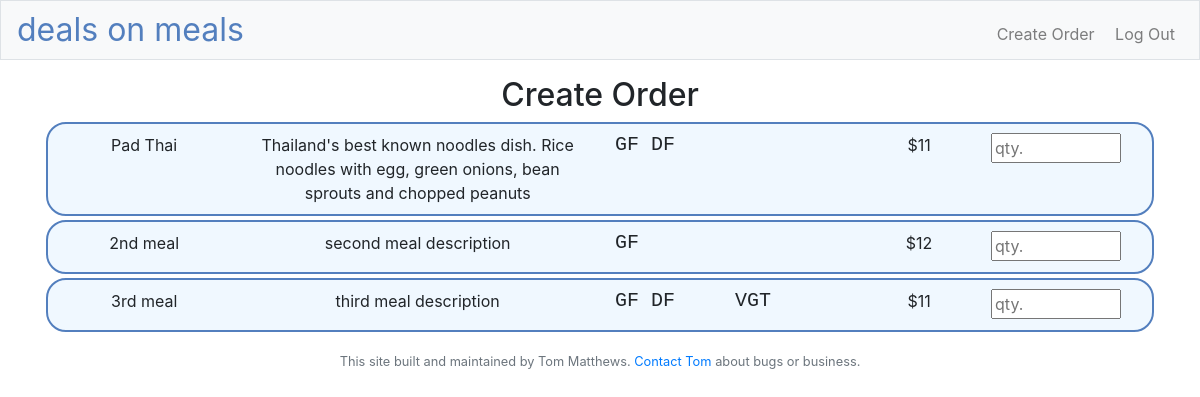
/createOrder (signed in), run on the app's committed database.
### models.py (models this page shows, shortened)
class Meal(db.Model):
    __tablename__ = "meal"
    id = db.Column(db.Integer, primary_key=True)
    title = db.Column(db.String(), nullable=False)
    desc = db.Column(db.String(), nullable=False)
    gf = db.Column(db.Boolean(), nullable=False, default=False)
    df = db.Column(db.Boolean(),  nullable=False, default=False)
    vgt = db.Column(db.Boolean(),  nullable=False, default=False)
    vgn = db.Column(db.Boolean(),  nullable=False, default=False)
    archived = db.Column(db.Boolean(), nullable=False, default=False)
    price = db.Column(db.Integer, nullable=False, default=11)

### app.py (the view)
@app.route("/createOrder")
@login_required
def createOrder():
    meals = Meal.query.all()
    return render_template("createOrder.html", meals=meals, isAdmin=isAdmin())

### app.py (called while the page is built)
@app.after_request
def after_request(response):
    response.headers["Cache-Control"] = "no-cache, no-store, must-revalidate"
    response.headers["Expires"] = 0
    response.headers["Pragma"] = "no-cache"
    return response

def isAdmin():
    if not session.get("user_id"):
        return False
    admin = User.query.filter(User.email=="ma.thomask@gmail.com").first()
    if admin.id == session["user_id"]:
        return True
    return False

### helpers.py (called while the page is built)
def login_required(f):
    @wraps(f)
    def decorated_function(*args, **kwargs):
        if session.get("user_id") is None:
            return redirect("/login")
        return f(*args, **kwargs)
    return decorated_function

### templates/createOrder.html (shortened to what this page needs)
{% extends "layout.html" %}
{% block main %}
<h2>Create Order</h2>
<div class="container-fluid">
    {%for meal in meals %}
    <div class="row my-1 text-wrap">
        <div class="col-4 col-lg-2 my-1">
            {{meal.title}}
        </div>
        <div class="col-8 col-lg-4 my-1">
            {{meal.desc}}
        </div>
        <div class="col-7 col-lg-3 my-1" >
            <h5 style="text-align: left;font-family:'Courier Bold', Courier Bold, monospace;font-style:bold">
            {% if meal.gf == True %}
            GF
            {% else %}&nbsp;&nbsp;{% endif %}
            {% if meal.df == True %}
            DF
            {% else %}&nbsp;&nbsp;{% endif %}
            {% if meal.vgt == True %}VGT
            {% else %}&nbsp;&nbsp;&nbsp;{% endif %}
        </div>
        <div class="col-2 col-lg-1 my-1" >
            ${{meal.price}}
        </div>
        <div class="col-3 col-lg-2 my-1" >
            <div class="def-number-input number-input safari_only">
            <input style="width:85%; max-width:40" placeholder="qty." class="quantity" min="0" max="10" name="quantity" value="" type="number">
            </div>
        </div>
    </div>
    {% endfor %}
</div>
{% endblock %}

### templates/layout.html (shortened to what this page needs)
<!DOCTYPE html>
<html lang="en">
    <head>
        <link rel="stylesheet" href="https://cdn.jsdelivr.net/npm/bootstrap@4.5.3/dist/css/bootstrap.min.css">
        <link href="/static/styles.css" rel="stylesheet">
    </head>
    <body>
            <nav class="navbar navbar-expand-md navbar-light bg-light border py-0">
                <a class="navbar-brand" href="/"><span class="blue">deals on meals</span></a>
                <div class="collapse navbar-collapse ml-auto" id="navbar">
                    <ul class="navbar-nav text-right ml-auto mt-2">
                        {% if session.user_id %}
                        <li class="nav-item"><a class="nav-link" href="/createOrder">&nbsp;Create Order</a></li>
                        <li class="nav-item"><a class="nav-link" href="/logout">&nbsp;Log Out</a></li>
                        {% else %}
                        <li class="nav-item"><a class="nav-link" href="/register">&nbsp;Register</a></li>
                        <li class="nav-item"><a class="nav-link" href="/login">&nbsp;Log In</a></li>
                        {% endif %}
                    </ul>
                </div>
            </nav>
        <main class="container p-3">
            {% block main %}{% endblock %}
        </main>
        <footer class="small text-center text-muted">
            This site built and maintained by Tom Matthews. <a href="mailto:ma.thomask@gmail.com">Contact Tom</a> about bugs or business.
        </footer>
    </body>
</html>

### static/styles.css (style rules this page uses)
nav .navbar-brand { font-size: xx-large; }
nav .navbar-brand .blue { color: #537fbe; }
main { overflow-x: auto; text-align: center; }
.row { background-color:aliceblue; border-radius:20px; border-width: 2px; border-style: solid; border-color:#537fbe; padding: 5px; border-spacing: 5 px; white-space: nowrap; }

### data on the page
Meal: title "Pad Thai", desc "Thailand's best known noodles dish. Rice noodles with egg, green onions, bean sprouts and chopped peanuts", gf "GF", df "DF", price "11"
Meal: title "2nd meal", desc "second meal description", gf "GF", price "12"
Meal: title "3rd meal", desc "third meal description", gf "GF", df "DF", vgt "VGT", price "11"
